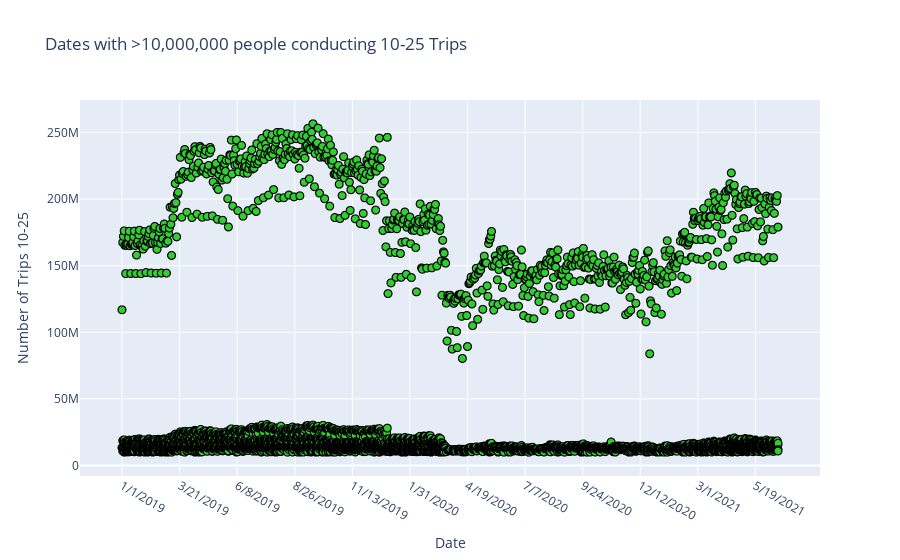
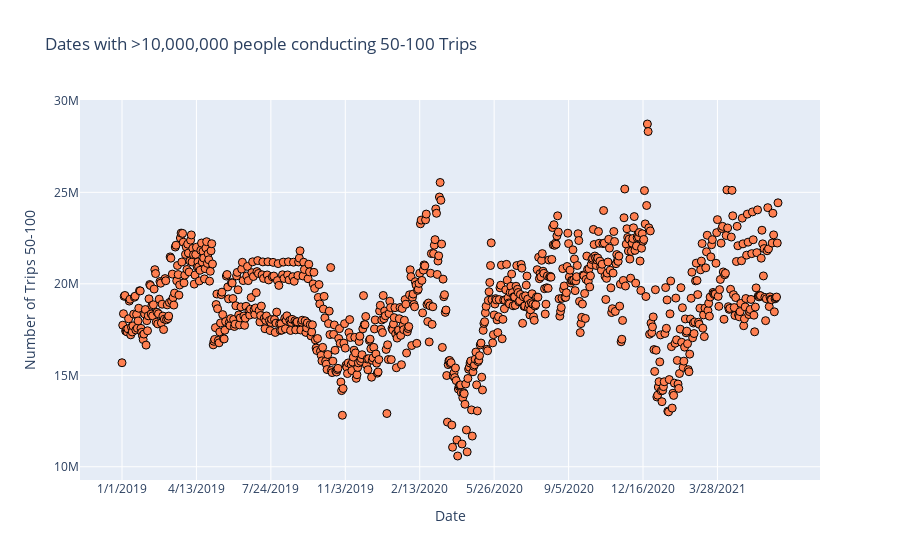

Source (notebook cell) for these figures, in order:
### Code cell
import pandas as pd
import plotly.express as px
import time
data1 = pd.read_csv("trips_by_distance.csv")


# Record start time
start_time = time.time()

# Filter dates where more than 10,000,000 people conducted 10-25 trips
data1_10_25 = data1[data1['Number of Trips 10-25'] > 10000000]

# Filter dates where more than 10,000,000 people conducted 50-100 trips
data1_50_100 = data1[data1['Number of Trips 50-100'] > 10000000]

# Create scatter plot for 10-25 trips
fig_10_25 = px.scatter(data1_10_25, x='Date', y='Number of Trips 10-25',
                       labels={'x': 'Date', 'y': 'Number of Trips 10-25'},
                       title='Dates with >10,000,000 people conducting 10-25 Trips')

# Create scatter plot for 50-100 trips
fig_50_100 = px.scatter(data1_50_100, x='Date', y='Number of Trips 50-100',
                        labels={'x': 'Date', 'y': 'Number of Trips 50-100'},
                        title='Dates with >10,000,000 people conducting 50-100 Trips')

# Customizing appearance
fig_10_25.update_traces(marker=dict(size=8, color='limegreen', line=dict(width=1, color='black')))
fig_50_100.update_traces(marker=dict(size=8, color='coral', line=dict(width=1, color='black')))

# Format x-axis
fig_10_25.update_layout(xaxis=dict(tickformat="%Y-%m-%d", tickmode='auto', nticks=13))
fig_50_100.update_layout(xaxis=dict(tickangle=0, tickformat="%Y-%m-%d", tickmode='auto', nticks=10))

# Show the plots
fig_10_25.show()
fig_50_100.show()

# Record end time
end_time = time.time()

# Calculate and print the time taken
print("Time taken for serial processing to execute the code:", end_time - start_time, "seconds")

### Figure 1 — Plotly figure (JSON) as saved in the notebook; plotly's stock layout.template omitted (floating-point values rounded to 4 significant figures; data arrays with more than 128 entries replaced by an {"elided": "..."} marker saying what was removed)
{"data": [{"hovertemplate": "Date=%{x}<br>Number of Trips 10-25=%{y}<extra></extra>", "legendgroup": "", "marker": {"color": "limegreen", "line": {"color": "black", "width": 1}, "size": 8, "symbol": "circle"}, "mode": "markers", "name": "", "showlegend": false, "type": "scattergl", "x": {"elided": "3749 str values"}, "xaxis": "x", "y": {"elided": "3749 int values"}, "yaxis": "y"}], "layout": {"legend": {"tracegroupgap": 0}, "title": {"text": "Dates with >10,000,000 people conducting 10-25 Trips"}, "xaxis": {"anchor": "y", "domain": [0, 1], "nticks": 13, "tickformat": "%Y-%m-%d", "tickmode": "auto", "title": {"text": "Date"}}, "yaxis": {"anchor": "x", "domain": [0, 1], "title": {"text": "Number of Trips 10-25"}}}}

### Figure 2 — Plotly figure (JSON) as saved in the notebook; plotly's stock layout.template omitted (floating-point values rounded to 4 significant figures; data arrays with more than 128 entries replaced by an {"elided": "..."} marker saying what was removed)
{"data": [{"hovertemplate": "Date=%{x}<br>Number of Trips 50-100=%{y}<extra></extra>", "legendgroup": "", "marker": {"color": "coral", "line": {"color": "black", "width": 1}, "size": 8, "symbol": "circle"}, "mode": "markers", "name": "", "orientation": "v", "showlegend": false, "type": "scatter", "x": {"elided": "900 str values"}, "xaxis": "x", "y": {"elided": "900 int values"}, "yaxis": "y"}], "layout": {"legend": {"tracegroupgap": 0}, "title": {"text": "Dates with >10,000,000 people conducting 50-100 Trips"}, "xaxis": {"anchor": "y", "domain": [0, 1], "nticks": 10, "tickangle": 0, "tickformat": "%Y-%m-%d", "tickmode": "auto", "title": {"text": "Date"}}, "yaxis": {"anchor": "x", "domain": [0, 1], "title": {"text": "Number of Trips 50-100"}}}}
